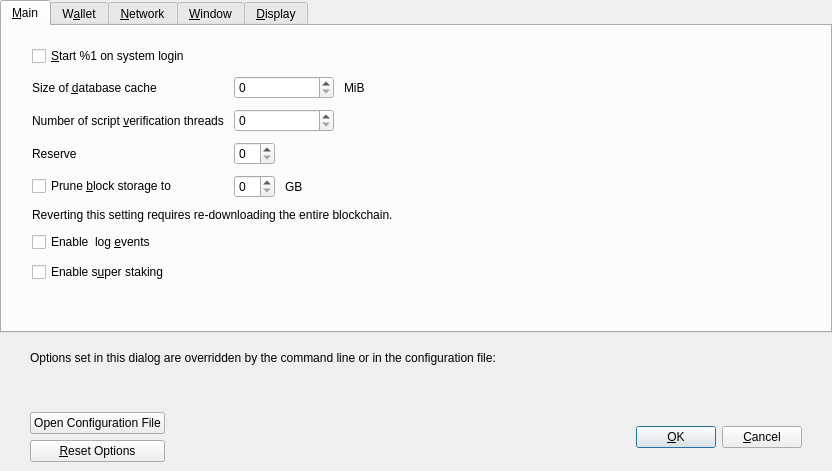
<?xml version="1.0" encoding="UTF-8"?>
<ui version="4.0">
 <class>OptionsDialog</class>
 <widget class="QDialog" name="OptionsDialog">
  <property name="geometry">
   <rect>
    <x>0</x>
    <y>0</y>
    <width>832</width>
    <height>471</height>
   </rect>
  </property>
  <property name="windowTitle">
   <string>Options</string>
  </property>
  <property name="modal">
   <bool>true</bool>
  </property>
  <layout class="QVBoxLayout" name="verticalLayout">
   <property name="leftMargin">
    <number>0</number>
   </property>
   <property name="topMargin">
    <number>0</number>
   </property>
   <property name="rightMargin">
    <number>0</number>
   </property>
   <property name="bottomMargin">
    <number>0</number>
   </property>
   <item>
    <widget class="QTabWidget" name="tabWidget">
     <property name="currentIndex">
      <number>0</number>
     </property>
     <widget class="QWidget" name="tabMain">
      <attribute name="title">
       <string>&amp;Main</string>
      </attribute>
      <layout class="QVBoxLayout" name="verticalLayout_3">
       <property name="spacing">
        <number>10</number>
       </property>
       <property name="leftMargin">
        <number>30</number>
       </property>
       <property name="topMargin">
        <number>20</number>
       </property>
       <property name="rightMargin">
        <number>30</number>
       </property>
       <property name="bottomMargin">
        <number>20</number>
       </property>
       <item>
        <widget class="QCheckBox" name="bitcoinAtStartup">
         <property name="toolTip">
          <string>Automatically start %1 after logging in to the system.</string>
         </property>
         <property name="text">
          <string>&amp;Start %1 on system login</string>
         </property>
        </widget>
       </item>
       <item>
        <layout class="QGridLayout" name="gridLayout">
         <property name="verticalSpacing">
          <number>10</number>
         </property>
         <item row="4" column="0" colspan="2">
          <widget class="QLabel" name="pruneWarning">
           <property name="text">
            <string>Reverting this setting requires re-downloading the entire blockchain.</string>
           </property>
           <property name="textFormat">
            <enum>Qt::PlainText</enum>
           </property>
          </widget>
         </item>
         <item row="1" column="0">
          <widget class="QLabel" name="threadsScriptVerifLabel">
           <property name="text">
            <string>Number of script &amp;verification threads</string>
           </property>
           <property name="textFormat">
            <enum>Qt::PlainText</enum>
           </property>
           <property name="buddy">
            <cstring>threadsScriptVerif</cstring>
           </property>
          </widget>
         </item>
         <item row="2" column="0">
          <widget class="QLabel" name="reserveBalanceLabel">
           <property name="text">
            <string>Reserve</string>
           </property>
           <property name="textFormat">
            <enum>Qt::PlainText</enum>
           </property>
           <property name="buddy">
            <cstring>threadsScriptVerif</cstring>
           </property>
          </widget>
         </item>
         <item row="0" column="1">
          <layout class="QHBoxLayout" name="horizontalLayout_2_Main">
           <item>
            <widget class="QSpinBox" name="databaseCache">
             <property name="minimumSize">
              <size>
               <width>100</width>
               <height>0</height>
              </size>
             </property>
            </widget>
           </item>
           <item>
            <widget class="QLabel" name="databaseCacheUnitLabel">
             <property name="text">
              <string>MiB</string>
             </property>
             <property name="textFormat">
              <enum>Qt::PlainText</enum>
             </property>
            </widget>
           </item>
           <item>
            <spacer name="horizontalSpacer_2_Main">
             <property name="orientation">
              <enum>Qt::Horizontal</enum>
             </property>
             <property name="sizeHint" stdset="0">
              <size>
               <width>40</width>
               <height>20</height>
              </size>
             </property>
            </spacer>
           </item>
          </layout>
         </item>
         <item row="0" column="0">
          <widget class="QLabel" name="databaseCacheLabel">
           <property name="text">
            <string>Size of &amp;database cache</string>
           </property>
           <property name="textFormat">
            <enum>Qt::PlainText</enum>
           </property>
           <property name="buddy">
            <cstring>databaseCache</cstring>
           </property>
          </widget>
         </item>
         <item row="2" column="1">
          <layout class="QHBoxLayout" name="horizontalLayout_3_Main_3">
           <item>
            <widget class="BitcoinAmountField" name="reserveBalance">
             <property name="toolTip">
              <string>Reserve amount that will not be used for staking</string>
             </property>
            </widget>
           </item>
           <item>
            <spacer name="horizontalSpacer_3_Main_3">
             <property name="orientation">
              <enum>Qt::Horizontal</enum>
             </property>
             <property name="sizeHint" stdset="0">
              <size>
               <width>40</width>
               <height>0</height>
              </size>
             </property>
            </spacer>
           </item>
          </layout>
         </item>
         <item row="1" column="1">
          <layout class="QHBoxLayout" name="horizontalLayout_3_Main">
           <item>
            <widget class="QSpinBox" name="threadsScriptVerif">
             <property name="minimumSize">
              <size>
               <width>100</width>
               <height>0</height>
              </size>
             </property>
             <property name="toolTip">
              <string>(0 = auto, &lt;0 = leave that many cores free)</string>
             </property>
            </widget>
           </item>
           <item>
            <spacer name="horizontalSpacer_3_Main">
             <property name="orientation">
              <enum>Qt::Horizontal</enum>
             </property>
             <property name="sizeHint" stdset="0">
              <size>
               <width>40</width>
               <height>20</height>
              </size>
             </property>
            </spacer>
           </item>
          </layout>
         </item>
         <item row="3" column="0">
          <widget class="QCheckBox" name="prune">
           <property name="toolTip">
            <string>Disables some advanced features but all blocks will still be fully validated. Reverting this setting requires re-downloading the entire blockchain. Actual disk usage may be somewhat higher.</string>
           </property>
           <property name="text">
            <string>Prune &amp;block storage to</string>
           </property>
          </widget>
         </item>
         <item row="3" column="1">
          <layout class="QHBoxLayout" name="horizontalLayout_Main_Prune">
           <item>
            <widget class="QSpinBox" name="pruneSize"/>
           </item>
           <item>
            <widget class="QLabel" name="pruneSizeUnitLabel">
             <property name="text">
              <string>GB</string>
             </property>
             <property name="textFormat">
              <enum>Qt::PlainText</enum>
             </property>
            </widget>
           </item>
           <item>
            <spacer name="horizontalSpacer_Main_Prune">
             <property name="orientation">
              <enum>Qt::Horizontal</enum>
             </property>
             <property name="sizeHint" stdset="0">
              <size>
               <width>40</width>
               <height>20</height>
              </size>
             </property>
            </spacer>
           </item>
          </layout>
         </item>
        </layout>
       </item>
       <item>
        <widget class="QCheckBox" name="logEvents">
         <property name="text">
          <string>Enable  log &amp;events</string>
         </property>
        </widget>
       </item>
       <item>
        <widget class="QCheckBox" name="superStaking">
         <property name="text">
          <string>Enable s&amp;uper staking</string>
         </property>
        </widget>
       </item>
       <item>
        <spacer name="verticalSpacer_Main">
         <property name="orientation">
          <enum>Qt::Vertical</enum>
         </property>
         <property name="sizeHint" stdset="0">
          <size>
           <width>20</width>
           <height>40</height>
          </size>
         </property>
        </spacer>
       </item>
      </layout>
     </widget>
     <widget class="QWidget" name="tabWallet">
      <attribute name="title">
       <string>W&amp;allet</string>
      </attribute>
      <layout class="QVBoxLayout" name="verticalLayout_Wallet">
       <property name="spacing">
        <number>10</number>
       </property>
       <property name="leftMargin">
        <number>30</number>
       </property>
       <property name="topMargin">
        <number>20</number>
       </property>
       <property name="rightMargin">
        <number>30</number>
       </property>
       <property name="bottomMargin">
        <number>20</number>
       </property>
       <item>
        <widget class="QGroupBox" name="groupBox">
         <property name="title">
          <string>Expert</string>
         </property>
         <layout class="QVBoxLayout" name="verticalLayout_2">
          <property name="spacing">
           <number>10</number>
          </property>
          <item>
           <widget class="QCheckBox" name="coinControlFeatures">
            <property name="toolTip">
             <string>Whether to show coin control features or not.</string>
            </property>
            <property name="text">
             <string>Enable coin &amp;control features</string>
            </property>
           </widget>
          </item>
          <item>
           <widget class="QCheckBox" name="spendZeroConfChange">
            <property name="toolTip">
             <string>If you disable the spending of unconfirmed change, the change from a transaction cannot be used until that transaction has at least one confirmation. This also affects how your balance is computed.</string>
            </property>
            <property name="text">
             <string>&amp;Spend unconfirmed change</string>
            </property>
           </widget>
          </item>
          <item>
           <widget class="QCheckBox" name="zeroBalanceAddressToken">
            <property name="text">
             <string>Enable &amp;zero balance for receiver token address</string>
            </property>
           </widget>
          </item>
          <item>
           <widget class="QCheckBox" name="useChangeAddress">
            <property name="text">
             <string>Use change &amp;address</string>
            </property>
           </widget>
          </item>
          <item>
           <widget class="QCheckBox" name="checkForUpdates">
            <property name="text">
             <string>Check for &amp;updates</string>
            </property>
           </widget>
          </item>
         </layout>
        </widget>
       </item>
       <item>
        <spacer name="verticalSpacer_Wallet">
         <property name="orientation">
          <enum>Qt::Vertical</enum>
         </property>
         <property name="sizeHint" stdset="0">
          <size>
           <width>20</width>
           <height>40</height>
          </size>
         </property>
        </spacer>
       </item>
      </layout>
     </widget>
     <widget class="QWidget" name="tabNetwork">
      <attribute name="title">
       <string>&amp;Network</string>
      </attribute>
      <layout class="QVBoxLayout" name="verticalLayout_Network">
       <property name="spacing">
        <number>10</number>
       </property>
       <property name="leftMargin">
        <number>30</number>
       </property>
       <property name="topMargin">
        <number>20</number>
       </property>
       <property name="rightMargin">
        <number>30</number>
       </property>
       <property name="bottomMargin">
        <number>20</number>
       </property>
       <item>
        <widget class="QCheckBox" name="mapPortUpnp">
         <property name="toolTip">
          <string>Automatically open the Credit client port on the router. This only works when your router supports UPnP and it is enabled.</string>
         </property>
         <property name="text">
          <string>Map port using &amp;UPnP</string>
         </property>
        </widget>
       </item>
       <item>
        <widget class="QCheckBox" name="allowIncoming">
         <property name="toolTip">
          <string>Accept connections from outside.</string>
         </property>
         <property name="text">
          <string>Allow incomin&amp;g connections</string>
         </property>
        </widget>
       </item>
       <item>
        <widget class="QCheckBox" name="connectSocks">
         <property name="toolTip">
          <string>Connect to the Credit network through a SOCKS5 proxy.</string>
         </property>
         <property name="text">
          <string>&amp;Connect through SOCKS5 proxy (default proxy):</string>
         </property>
        </widget>
       </item>
       <item>
        <layout class="QHBoxLayout" name="horizontalLayout_1_Network">
         <item>
          <widget class="QLabel" name="proxyIpLabel">
           <property name="text">
            <string>Proxy &amp;IP:</string>
           </property>
           <property name="textFormat">
            <enum>Qt::PlainText</enum>
           </property>
           <property name="buddy">
            <cstring>proxyIp</cstring>
           </property>
          </widget>
         </item>
         <item>
          <widget class="QValidatedLineEdit" name="proxyIp">
           <property name="minimumSize">
            <size>
             <width>140</width>
             <height>0</height>
            </size>
           </property>
           <property name="maximumSize">
            <size>
             <width>140</width>
             <height>16777215</height>
            </size>
           </property>
           <property name="toolTip">
            <string>IP address of the proxy (e.g. IPv4: 127.0.0.1 / IPv6: ::1)</string>
           </property>
          </widget>
         </item>
         <item>
          <widget class="QLabel" name="proxyPortLabel">
           <property name="text">
            <string>&amp;Port:</string>
           </property>
           <property name="textFormat">
            <enum>Qt::PlainText</enum>
           </property>
           <property name="buddy">
            <cstring>proxyPort</cstring>
           </property>
          </widget>
         </item>
         <item>
          <widget class="QLineEdit" name="proxyPort">
           <property name="minimumSize">
            <size>
             <width>55</width>
             <height>0</height>
            </size>
           </property>
           <property name="maximumSize">
            <size>
             <width>55</width>
             <height>16777215</height>
            </size>
           </property>
           <property name="toolTip">
            <string>Port of the proxy (e.g. 9050)</string>
           </property>
          </widget>
         </item>
         <item>
          <spacer name="horizontalSpacer_1_Network">
           <property name="orientation">
            <enum>Qt::Horizontal</enum>
           </property>
           <property name="sizeHint" stdset="0">
            <size>
             <width>40</width>
             <height>20</height>
            </size>
           </property>
          </spacer>
         </item>
        </layout>
       </item>
       <item>
        <layout class="QHBoxLayout" name="horizontalLayout_2_Network">
         <item>
          <widget class="QLabel" name="proxyActiveNets">
           <property name="text">
            <string>Used for reaching peers via:</string>
           </property>
           <property name="textFormat">
            <enum>Qt::PlainText</enum>
           </property>
          </widget>
         </item>
         <item>
          <widget class="QCheckBox" name="proxyReachIPv4">
           <property name="enabled">
            <bool>false</bool>
           </property>
           <property name="toolTip">
            <string>Shows if the supplied default SOCKS5 proxy is used to reach peers via this network type.</string>
           </property>
           <property name="text">
            <string/>
           </property>
          </widget>
         </item>
         <item>
          <widget class="QLabel" name="proxyReachIPv4Label">
           <property name="text">
            <string>IPv4</string>
           </property>
           <property name="textFormat">
            <enum>Qt::PlainText</enum>
           </property>
          </widget>
         </item>
         <item>
          <widget class="QCheckBox" name="proxyReachIPv6">
           <property name="enabled">
            <bool>false</bool>
           </property>
           <property name="toolTip">
            <string>Shows if the supplied default SOCKS5 proxy is used to reach peers via this network type.</string>
           </property>
           <property name="text">
            <string/>
           </property>
          </widget>
         </item>
         <item>
          <widget class="QLabel" name="proxyReachIPv6Label">
           <property name="text">
            <string>IPv6</string>
           </property>
           <property name="textFormat">
            <enum>Qt::PlainText</enum>
           </property>
          </widget>
         </item>
         <item>
          <widget class="QCheckBox" name="proxyReachTor">
           <property name="enabled">
            <bool>false</bool>
           </property>
           <property name="toolTip">
            <string>Shows if the supplied default SOCKS5 proxy is used to reach peers via this network type.</string>
           </property>
           <property name="text">
            <string/>
           </property>
          </widget>
         </item>
         <item>
          <widget class="QLabel" name="proxyReachTorLabel">
           <property name="text">
            <string>Tor</string>
           </property>
           <property name="textFormat">
            <enum>Qt::PlainText</enum>
           </property>
          </widget>
         </item>
         <item>
          <spacer name="horizontalSpacer_2_Network">
           <property name="orientation">
            <enum>Qt::Horizontal</enum>
           </property>
           <property name="sizeHint" stdset="0">
            <size>
             <width>40</width>
             <height>20</height>
            </size>
           </property>
          </spacer>
         </item>
        </layout>
       </item>
       <item>
        <widget class="QCheckBox" name="connectSocksTor">
         <property name="toolTip">
          <string>Connect to the Credit network through a separate SOCKS5 proxy for Tor hidden services.</string>
         </property>
         <property name="text">
          <string>Use separate SOCKS&amp;5 proxy to reach peers via Tor hidden services:</string>
         </property>
        </widget>
       </item>
       <item>
        <layout class="QHBoxLayout" name="horizontalLayout_3_Network">
         <item>
          <widget class="QLabel" name="proxyIpTorLabel">
           <property name="text">
            <string>Proxy &amp;IP:</string>
           </property>
           <property name="textFormat">
            <enum>Qt::PlainText</enum>
           </property>
           <property name="buddy">
            <cstring>proxyIpTor</cstring>
           </property>
          </widget>
         </item>
         <item>
          <widget class="QValidatedLineEdit" name="proxyIpTor">
           <property name="minimumSize">
            <size>
             <width>140</width>
             <height>0</height>
            </size>
           </property>
           <property name="maximumSize">
            <size>
             <width>140</width>
             <height>16777215</height>
            </size>
           </property>
           <property name="toolTip">
            <string>IP address of the proxy (e.g. IPv4: 127.0.0.1 / IPv6: ::1)</string>
           </property>
          </widget>
         </item>
         <item>
          <widget class="QLabel" name="proxyPortTorLabel">
           <property name="text">
            <string>&amp;Port:</string>
           </property>
           <property name="textFormat">
            <enum>Qt::PlainText</enum>
           </property>
           <property name="buddy">
            <cstring>proxyPortTor</cstring>
           </property>
          </widget>
         </item>
         <item>
          <widget class="QLineEdit" name="proxyPortTor">
           <property name="minimumSize">
            <size>
             <width>55</width>
             <height>0</height>
            </size>
           </property>
           <property name="maximumSize">
            <size>
             <width>55</width>
             <height>16777215</height>
            </size>
           </property>
           <property name="toolTip">
            <string>Port of the proxy (e.g. 9050)</string>
           </property>
          </widget>
         </item>
         <item>
          <spacer name="horizontalSpacer_4_Network">
           <property name="orientation">
            <enum>Qt::Horizontal</enum>
           </property>
           <property name="sizeHint" stdset="0">
            <size>
             <width>40</width>
             <height>20</height>
            </size>
           </property>
          </spacer>
         </item>
        </layout>
       </item>
       <item>
        <spacer name="verticalSpacer_Network">
         <property name="orientation">
          <enum>Qt::Vertical</enum>
         </property>
         <property name="sizeHint" stdset="0">
          <size>
           <width>20</width>
           <height>40</height>
          </size>
         </property>
        </spacer>
       </item>
      </layout>
     </widget>
     <widget class="QWidget" name="tabWindow">
      <attribute name="title">
       <string>&amp;Window</string>
      </attribute>
      <layout class="QVBoxLayout" name="verticalLayout_Window">
       <property name="spacing">
        <number>10</number>
       </property>
       <property name="leftMargin">
        <number>30</number>
       </property>
       <property name="topMargin">
        <number>20</number>
       </property>
       <property name="rightMargin">
        <number>30</number>
       </property>
       <property name="bottomMargin">
        <number>20</number>
       </property>
       <item>
        <widget class="QCheckBox" name="hideTrayIcon">
         <property name="toolTip">
          <string>Hide the icon from the system tray.</string>
         </property>
         <property name="text">
          <string>&amp;Hide tray icon</string>
         </property>
        </widget>
       </item>
       <item>
        <widget class="QCheckBox" name="minimizeToTray">
         <property name="toolTip">
          <string>Show only a tray icon after minimizing the window.</string>
         </property>
         <property name="text">
          <string>&amp;Minimize to the tray instead of the taskbar</string>
         </property>
        </widget>
       </item>
       <item>
        <widget class="QCheckBox" name="minimizeOnClose">
         <property name="toolTip">
          <string>Minimize instead of exit the application when the window is closed. When this option is enabled, the application will be closed only after selecting Exit in the menu.</string>
         </property>
         <property name="text">
          <string>M&amp;inimize on close</string>
         </property>
        </widget>
       </item>
       <item>
        <spacer name="verticalSpacer_Window">
         <property name="orientation">
          <enum>Qt::Vertical</enum>
         </property>
         <property name="sizeHint" stdset="0">
          <size>
           <width>20</width>
           <height>40</height>
          </size>
         </property>
        </spacer>
       </item>
      </layout>
     </widget>
     <widget class="QWidget" name="tabDisplay">
      <attribute name="title">
       <string>&amp;Display</string>
      </attribute>
      <layout class="QVBoxLayout" name="verticalLayout_Display">
       <property name="spacing">
        <number>10</number>
       </property>
       <property name="leftMargin">
        <number>30</number>
       </property>
       <property name="topMargin">
        <number>20</number>
       </property>
       <property name="rightMargin">
        <number>30</number>
       </property>
       <property name="bottomMargin">
        <number>20</number>
       </property>
       <item>
        <layout class="QGridLayout" name="gridLayout_2">
         <property name="verticalSpacing">
          <number>10</number>
         </property>
         <item row="0" column="0">
          <widget class="QLabel" name="langLabel">
           <property name="text">
            <string>User Interface &amp;language:</string>
           </property>
           <property name="textFormat">
            <enum>Qt::PlainText</enum>
           </property>
           <property name="buddy">
            <cstring>lang</cstring>
           </property>
          </widget>
         </item>
         <item row="0" column="1">
          <widget class="QValueComboBox" name="lang">
           <property name="toolTip">
            <string>The user interface language can be set here. This setting will take effect after restarting %1.</string>
           </property>
          </widget>
         </item>
         <item row="1" column="0">
          <widget class="QLabel" name="unitLabel">
           <property name="text">
            <string>&amp;Unit to show amounts in:</string>
           </property>
           <property name="textFormat">
            <enum>Qt::PlainText</enum>
           </property>
           <property name="buddy">
            <cstring>unit</cstring>
           </property>
          </widget>
         </item>
         <item row="2" column="0">
          <widget class="QLabel" name="thirdPartyTxUrlsLabel">
           <property name="toolTip">
            <string>Third party URLs (e.g. a block explorer) that appear in the transactions tab as context menu items. %s in the URL is replaced by transaction hash. Multiple URLs are separated by vertical bar |.</string>
           </property>
           <property name="text">
            <string>&amp;Third party transaction URLs</string>
           </property>
           <property name="buddy">
            <cstring>thirdPartyTxUrls</cstring>
           </property>
          </widget>
         </item>
         <item row="1" column="1">
          <widget class="QValueComboBox" name="unit">
           <property name="toolTip">
            <string>Choose the default subdivision unit to show in the interface and when sending coins.</string>
           </property>
          </widget>
         </item>
         <item row="2" column="1">
          <widget class="QLineEdit" name="thirdPartyTxUrls">
           <property name="toolTip">
            <string>Third party URLs (e.g. a block explorer) that appear in the transactions tab as context menu items. %s in the URL is replaced by transaction hash. Multiple URLs are separated by vertical bar |.</string>
           </property>
           <property name="placeholderText">
            <string notr="true">https://example.com/tx/%s</string>
           </property>
          </widget>
         </item>
         <item row="3" column="0">
          <widget class="QLabel" name="themeLabel">
           <property name="text">
            <string>User Interface &amp;style:</string>
           </property>
           <property name="textFormat">
            <enum>Qt::PlainText</enum>
           </property>
           <property name="buddy">
            <cstring>lang</cstring>
           </property>
          </widget>
         </item>
         <item row="3" column="1">
          <widget class="QValueComboBox" name="theme">
           <property name="toolTip">
            <string>The user interface style can be set here. This setting will take effect after restarting %1.</string>
           </property>
          </widget>
         </item>
        </layout>
       </item>
       <item>
        <spacer name="verticalSpacer_Display">
         <property name="orientation">
          <enum>Qt::Vertical</enum>
         </property>
         <property name="sizeHint" stdset="0">
          <size>
           <width>20</width>
           <height>40</height>
          </size>
         </property>
        </spacer>
       </item>
      </layout>
     </widget>
    </widget>
   </item>
   <item>
    <widget class="QFrame" name="frame">
     <layout class="QVBoxLayout" name="verticalLayout_Bottom">
      <property name="leftMargin">
       <number>30</number>
      </property>
      <property name="rightMargin">
       <number>30</number>
      </property>
      <item>
       <layout class="QHBoxLayout" name="horizontalLayout_Bottom">
        <item>
         <widget class="QLabel" name="overriddenByCommandLineInfoLabel">
          <property name="text">
           <string>Options set in this dialog are overridden by the command line or in the configuration file:</string>
          </property>
          <property name="textFormat">
           <enum>Qt::PlainText</enum>
          </property>
         </widget>
        </item>
        <item>
         <spacer name="horizontalSpacer_Bottom">
          <property name="orientation">
           <enum>Qt::Horizontal</enum>
          </property>
          <property name="sizeHint" stdset="0">
           <size>
            <width>40</width>
            <height>20</height>
           </size>
          </property>
         </spacer>
        </item>
       </layout>
      </item>
      <item>
       <widget class="QLabel" name="overriddenByCommandLineLabel">
        <property name="text">
         <string/>
        </property>
        <property name="textFormat">
         <enum>Qt::PlainText</enum>
        </property>
        <property name="wordWrap">
         <bool>true</bool>
        </property>
       </widget>
      </item>
     </layout>
    </widget>
   </item>
   <item>
    <widget class="QWidget" name="buttonsContainerWhite" native="true">
     <layout class="QHBoxLayout" name="horizontalLayout_2">
      <property name="leftMargin">
       <number>30</number>
      </property>
      <property name="rightMargin">
       <number>30</number>
      </property>
      <item>
       <layout class="QVBoxLayout" name="verticalLayout_Buttons">
        <item>
         <widget class="QPushButton" name="openBitcoinConfButton">
          <property name="toolTip">
           <string>Open the %1 configuration file from the working directory.</string>
          </property>
          <property name="text">
           <string>Open Configuration File</string>
          </property>
          <property name="autoDefault">
           <bool>false</bool>
          </property>
         </widget>
        </item>
        <item>
         <widget class="QPushButton" name="resetButton">
          <property name="toolTip">
           <string>Reset all client options to default.</string>
          </property>
          <property name="text">
           <string>&amp;Reset Options</string>
          </property>
          <property name="autoDefault">
           <bool>false</bool>
          </property>
         </widget>
        </item>
       </layout>
      </item>
      <item>
       <spacer name="horizontalSpacer_3">
        <property name="orientation">
         <enum>Qt::Horizontal</enum>
        </property>
        <property name="sizeHint" stdset="0">
         <size>
          <width>20</width>
          <height>20</height>
         </size>
        </property>
       </spacer>
      </item>
      <item>
       <widget class="QLabel" name="statusLabel">
        <property name="minimumSize">
         <size>
          <width>200</width>
          <height>0</height>
         </size>
        </property>
        <property name="font">
         <font>
          <weight>75</weight>
          <bold>true</bold>
         </font>
        </property>
        <property name="text">
         <string/>
        </property>
        <property name="textFormat">
         <enum>Qt::PlainText</enum>
        </property>
        <property name="wordWrap">
         <bool>true</bool>
        </property>
       </widget>
      </item>
      <item>
       <spacer name="horizontalSpacer">
        <property name="orientation">
         <enum>Qt::Horizontal</enum>
        </property>
        <property name="sizeHint" stdset="0">
         <size>
          <width>20</width>
          <height>20</height>
         </size>
        </property>
       </spacer>
      </item>
      <item>
       <widget class="QPushButton" name="okButton">
        <property name="text">
         <string>&amp;OK</string>
        </property>
        <property name="autoDefault">
         <bool>false</bool>
        </property>
        <property name="default">
         <bool>true</bool>
        </property>
       </widget>
      </item>
      <item>
       <widget class="QPushButton" name="cancelButton">
        <property name="text">
         <string>&amp;Cancel</string>
        </property>
        <property name="autoDefault">
         <bool>false</bool>
        </property>
       </widget>
      </item>
     </layout>
    </widget>
   </item>
  </layout>
 </widget>
 <customwidgets>
  <customwidget>
   <class>QValidatedLineEdit</class>
   <extends>QLineEdit</extends>
   <header>qt/qvalidatedlineedit.h</header>
  </customwidget>
  <customwidget>
   <class>QValueComboBox</class>
   <extends>QComboBox</extends>
   <header>qt/qvaluecombobox.h</header>
  </customwidget>
  <customwidget>
   <class>BitcoinAmountField</class>
   <extends>QSpinBox</extends>
   <header>qt/bitcoinamountfield.h</header>
  </customwidget>
 </customwidgets>
 <resources/>
 <connections/>
</ui>
